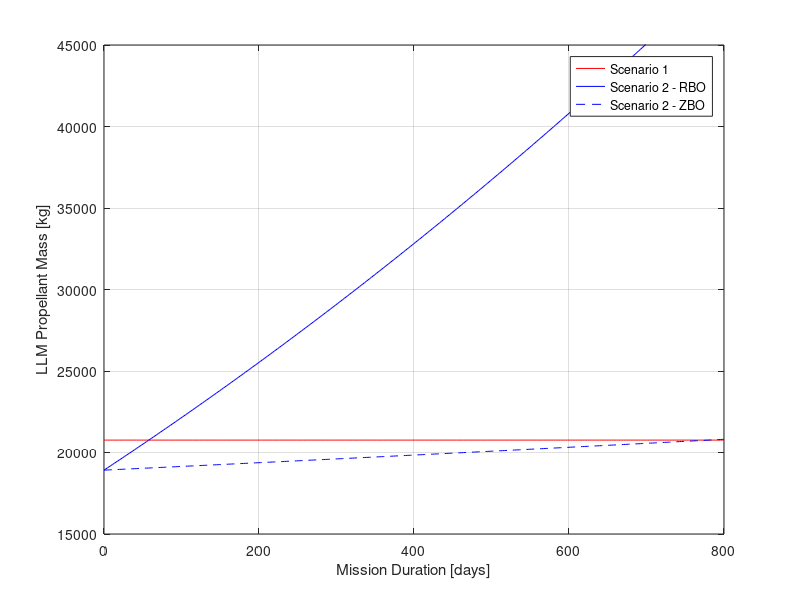

The MATLAB script that drew this image:
clc
clear all
close all

%% Constants
g0 = 9.81;              % [m/s^2] Earth gravitational acceleration at sea level

%% Delta-v 
% Lander
dv_sk = 150/365;        % [m/s/day] Delta-v per day for station-keeping in LLO
dv_land = 1.9*1e3;      % [m/s] Delta-v for landing (from LLO to lunar surface)
dv_launch = 1.9*1e3;    % [m/s] Delta-v for lanunching (from lunar surface to LLO)
% Space Tug
dv_llo2geo = 2.05*1e3;  % [m/s] Delta-v for transfer from GEO to LLO and viceversa
dv_rdvz = 100;          % [m/s] Delta-v for randez-vous
% Margin
dv_margin = 1.2;

%% Propulsion system
isp_main = 450;         % [s] Main thruster Specific Impulse
c_main = isp_main*g0;   % [m/s] Main thruster Effective Velocity
mix_ratio = 6;      % [-] Oxygen-to-Hydrogen mass ratio
boil_off_hyd = 0.01;    % [1/day] Hydrogen boil-off per day
boil_off_ox = 0.0025;   % [1/day] Oxygen boil-off per day

%% System Mass
m_dry_llm = 2700;       % [kg] Dry mass of the Launch-Landing Module (LLM)
m_dry_st = 1500;        % [kg] Dry mass of the Space Tug (ST)

%% Model parameters
mission_duration = linspace(0,800,365);  % [days] Duration of the mission from separation to docking
m_target = 3000;        % [kg] Target mass

%% Model
% Space Tug propellant mass
m_prop_st(3) = (m_dry_st+m_target)*(exp(dv_margin*dv_llo2geo/c_main)-1);
m_prop_st(2) = (m_dry_st+m_prop_st(3))*(exp(dv_margin*dv_rdvz/c_main)-1);
m_prop_st(1) = (m_dry_st+m_prop_st(3)+m_prop_st(2))*(exp(dv_margin*dv_llo2geo/c_main)-1);
M_prop_st = sum(m_prop_st);
m_st = m_dry_st+M_prop_st;  % [kg] Wet Mass of the Space Tug


%% Scenario 1: LLM 2 launch-landing
 % 1° landing
    m_fin_1land = m_dry_llm;
    m_in_1land = m_fin_1land*exp(dv_margin*dv_land/(isp_main*g0));
    m_prop_1land = m_in_1land - m_fin_1land;
 % 1° lift-off
    m_fin_1launch = m_in_1land + m_st;
    m_in_1launch = m_fin_1launch*exp(dv_margin*dv_launch/(isp_main*g0));
    m_prop_1launch = m_in_1launch - m_fin_1launch;
 % 2° landing
    m_fin_2land = m_dry_llm + m_dry_st + m_target;
    m_in_2land = m_fin_2land*exp(dv_margin*dv_land/(isp_main*g0));
    m_prop_2land = m_in_2land - m_fin_2land;
 % 2° lift-off
    m_fin_2launch = m_in_2land - m_dry_st - m_target;
    m_in_2launch = m_fin_2launch*exp(dv_margin*dv_launch/(isp_main*g0));
    m_prop_2launch = m_in_2launch - m_fin_2launch;
    
m_prop_phase1 = m_prop_1land + m_prop_1launch;
m_prop_phase2 = m_prop_2land + m_prop_2launch;

fprintf("\n____________\n1° SCENARIO:\n")
fprintf("%35s\t%15s\t%22s\t%10s\n","First Launch","Landing","Second Launch","Landing")
fprintf("%10s\t%18.2f\t%15.2f\t%18.2f\t%14.2f\n","Iniz. Mass kg",m_in_1launch, m_in_1land, m_in_2launch, m_in_2land)
fprintf("%10s\t%18.2f\t%15.2f\t%18.2f\t%14.2f\n","Final Mass kg",m_fin_1launch,m_fin_1land,m_fin_2launch,m_fin_2land)
fprintf("%10s\t%18.2f\t%15.2f\t%18.2f\t%14.2f\n\n","Propellant kg",m_prop_1launch,m_prop_1land,m_prop_2launch,m_prop_2land)

m_prop_tot_scenario1 = m_prop_phase1 + m_prop_phase2;

fprintf("First phase propellant: %10.2f kg\n",m_prop_phase1)
fprintf("Second phase propellant: %9.2f kg\n",m_prop_phase2)
fprintf("Total propellant: %16.2f kg\n",m_prop_tot_scenario1)

%% Scenario 2: LLM Station-keeping
 % Landing
    m_fin_land = m_dry_llm+m_dry_st+m_target;
    m_in_land = m_fin_land*exp(dv_margin*dv_land/c_main);
    m_prop_land = m_in_land-m_fin_land;         % propellant mass w/o considering boil-off
 % Station-Keeping
    m_fin_sk = m_in_land;
    m_in_sk = m_fin_sk*exp(dv_margin*dv_sk*mission_duration/c_main);
    m_prop_sk = m_in_sk-m_fin_sk;
    % With boil-off for landing and station-keeping propellant
    m_hyd_sk = (m_prop_land+m_prop_sk)*1/(mix_ratio+1) .* (1+boil_off_hyd*mission_duration);
    m_ox_sk =  (m_prop_land+m_prop_sk)*mix_ratio/(mix_ratio+1) .* (1+boil_off_ox*mission_duration);
    m_prop_bo = m_ox_sk+m_hyd_sk-(m_prop_land+m_prop_sk);  % propellant mass considering boil-off

 % Launch
    m_fin_launch = m_in_sk+m_st;
    m_prop_launch = m_fin_launch*(exp(dv_margin*dv_launch/c_main)-1);
    % Boil-off
    m_fin_launch_bo = m_in_sk+m_st+m_prop_bo;
    m_in_launch_bo = m_fin_launch_bo*exp(dv_margin*dv_launch/c_main);
    m_prop_launch_bo = m_in_launch_bo-m_fin_launch_bo;

 % LLM total mass
    m_prop_llm = [m_prop_land*ones(size(mission_duration)); m_prop_sk; m_prop_bo; m_prop_launch_bo];
    m_prop_tot_scenario2 = sum(m_prop_llm);
    m_prop_tot_zbo = m_prop_land+m_prop_sk+m_prop_launch;

idx = 6;
fprintf("\n____________\n2° SCENARIO:\n")
fprintf("%30s\t%25s\t%12s\n","Launch","Station-keeping","Landing")
fprintf("%10s\t%18.2f\t%18.2f\t%17.2f\n","Iniz. Mass kg", m_in_launch_bo(idx), m_in_sk(idx), m_in_land)
fprintf("%10s\t%18.2f\t%18.2f\t%17.2f\n","Final Mass kg", m_fin_launch_bo(idx), m_fin_sk, m_fin_land)
fprintf("%10s\t%18.2f\t%18.2f\t%17.2f\n\n","Propellant kg", m_prop_launch_bo(idx), m_prop_sk(idx), m_prop_land)

fprintf("Propellant loss due to boil-off: %16.2f kg\n",m_prop_bo(idx))
fprintf("Total propellant: %16.2f kg\n",m_prop_tot_scenario2(idx))


%% Results
plot(mission_duration, m_prop_tot_scenario1*ones(size(m_prop_tot_scenario2)),'-r', ...
     mission_duration, m_prop_tot_scenario2,'-b', ...
     mission_duration, m_prop_tot_zbo,'--b')
grid on
xlabel('Mission Duration [days]')
ylabel('LLM Propellant Mass [kg]')
legend('Scenario 1', 'Scenario 2 - RBO','Scenario 2 - ZBO')
xlim([mission_duration(1) mission_duration(end)])
ylim([15e3 45e3])